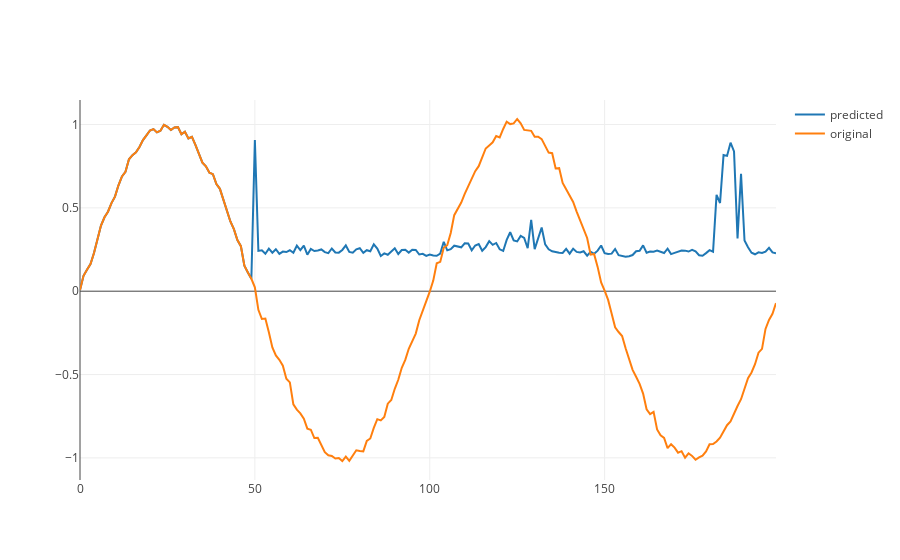

Here is the notebook cell this chart was saved with:
### Code cell
run_options = tf.RunOptions(trace_level=tf.RunOptions.FULL_TRACE)
run_metadata = tf.RunMetadata()

init=tf.global_variables_initializer()
ess.run(<values_you_want_to_execute>, )
your_writer.add_run_metadata()

with tf.Session(config=tf.ConfigProto(log_device_placement=True)) as sess:
    sess.run(init)
    model_saver = tf.train.Saver()
    model_saver.restore(sess, "/home/dinne/tensorflow/LSTM_sine.ckpt")
    generate_graph(run_options=run_options, run_metadata=run_metadata)
        
    file_writer = tf.summary.FileWriter('/home/dinne/tensorflow/summary_graph', sess.graph)
    file_writer.add_run_metadata(run_metadata,"generate_graph")

### Figure 1 — Plotly figure (JSON) as saved in the notebook; plotly's stock layout.template omitted (floating-point values rounded to 4 significant figures; data arrays with more than 128 entries replaced by an {"elided": "..."} marker saying what was removed)
{"data": [{"name": "predicted", "type": "scatter", "y": {"elided": "200 float values"}}, {"name": "original", "type": "scatter", "y": {"elided": "200 float values"}}], "layout": {"title": ""}}
